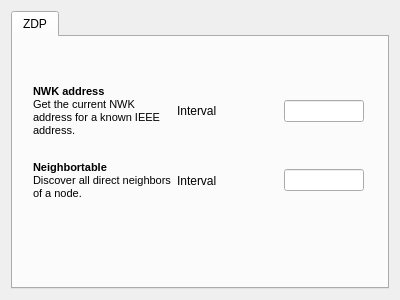
<?xml version="1.0" encoding="UTF-8"?>
<ui version="4.0">
 <class>zmSettingsDiscovery</class>
 <widget class="QWidget" name="zmSettingsDiscovery">
  <property name="geometry">
   <rect>
    <x>0</x>
    <y>0</y>
    <width>400</width>
    <height>300</height>
   </rect>
  </property>
  <property name="windowTitle">
   <string>Form</string>
  </property>
  <layout class="QVBoxLayout" name="verticalLayout">
   <item>
    <widget class="QTabWidget" name="tabWidget">
     <widget class="QWidget" name="tab">
      <attribute name="title">
       <string>ZDP</string>
      </attribute>
      <widget class="QWidget" name="">
       <property name="geometry">
        <rect>
         <x>20</x>
         <y>30</y>
         <width>331</width>
         <height>151</height>
        </rect>
       </property>
       <layout class="QGridLayout" name="gridLayout">
        <item row="0" column="0">
         <widget class="QLabel" name="label">
          <property name="text">
           <string>&lt;!DOCTYPE HTML PUBLIC &quot;-//W3C//DTD HTML 4.0//EN&quot; &quot;http://www.w3.org/TR/REC-html40/strict.dtd&quot;&gt;
&lt;html&gt;&lt;head&gt;&lt;meta name=&quot;qrichtext&quot; content=&quot;1&quot; /&gt;&lt;style type=&quot;text/css&quot;&gt;
p, li { white-space: pre-wrap; }
&lt;/style&gt;&lt;/head&gt;&lt;body style=&quot; font-family:'MS Shell Dlg 2'; font-size:8.25pt; font-weight:400; font-style:normal;&quot;&gt;
&lt;p style=&quot; margin-top:0px; margin-bottom:0px; margin-left:0px; margin-right:0px; -qt-block-indent:0; text-indent:0px;&quot;&gt;&lt;span style=&quot; font-size:8pt; font-weight:600;&quot;&gt;NWK address&lt;/span&gt;&lt;/p&gt;
&lt;p style=&quot; margin-top:0px; margin-bottom:0px; margin-left:0px; margin-right:0px; -qt-block-indent:0; text-indent:0px;&quot;&gt;&lt;span style=&quot; font-size:8pt;&quot;&gt;Get the current NWK address for a known IEEE address.&lt;/span&gt;&lt;/p&gt;&lt;/body&gt;&lt;/html&gt;</string>
          </property>
          <property name="wordWrap">
           <bool>true</bool>
          </property>
         </widget>
        </item>
        <item row="0" column="1">
         <widget class="QLabel" name="label_3">
          <property name="text">
           <string>Interval</string>
          </property>
         </widget>
        </item>
        <item row="0" column="2">
         <widget class="QLineEdit" name="nwkAddrReqLineEdit">
          <property name="maximumSize">
           <size>
            <width>80</width>
            <height>16777215</height>
           </size>
          </property>
         </widget>
        </item>
        <item row="1" column="0">
         <widget class="QLabel" name="label_2">
          <property name="text">
           <string>&lt;!DOCTYPE HTML PUBLIC &quot;-//W3C//DTD HTML 4.0//EN&quot; &quot;http://www.w3.org/TR/REC-html40/strict.dtd&quot;&gt;
&lt;html&gt;&lt;head&gt;&lt;meta name=&quot;qrichtext&quot; content=&quot;1&quot; /&gt;&lt;style type=&quot;text/css&quot;&gt;
p, li { white-space: pre-wrap; }
&lt;/style&gt;&lt;/head&gt;&lt;body style=&quot; font-family:'MS Shell Dlg 2'; font-size:8.25pt; font-weight:400; font-style:normal;&quot;&gt;
&lt;p style=&quot; margin-top:0px; margin-bottom:0px; margin-left:0px; margin-right:0px; -qt-block-indent:0; text-indent:0px;&quot;&gt;&lt;span style=&quot; font-size:8pt; font-weight:600;&quot;&gt;Neighbortable&lt;/span&gt;&lt;/p&gt;
&lt;p style=&quot; margin-top:0px; margin-bottom:0px; margin-left:0px; margin-right:0px; -qt-block-indent:0; text-indent:0px;&quot;&gt;&lt;span style=&quot; font-size:8pt;&quot;&gt;Discover all direct neighbors of a node.&lt;/span&gt;&lt;/p&gt;&lt;/body&gt;&lt;/html&gt;</string>
          </property>
          <property name="wordWrap">
           <bool>true</bool>
          </property>
         </widget>
        </item>
        <item row="1" column="1">
         <widget class="QLabel" name="label_4">
          <property name="text">
           <string>Interval</string>
          </property>
         </widget>
        </item>
        <item row="1" column="2">
         <widget class="QLineEdit" name="mgmtLqiReqLineEdit">
          <property name="maximumSize">
           <size>
            <width>80</width>
            <height>16777215</height>
           </size>
          </property>
         </widget>
        </item>
       </layout>
      </widget>
     </widget>
    </widget>
   </item>
  </layout>
 </widget>
 <resources/>
 <connections/>
</ui>
